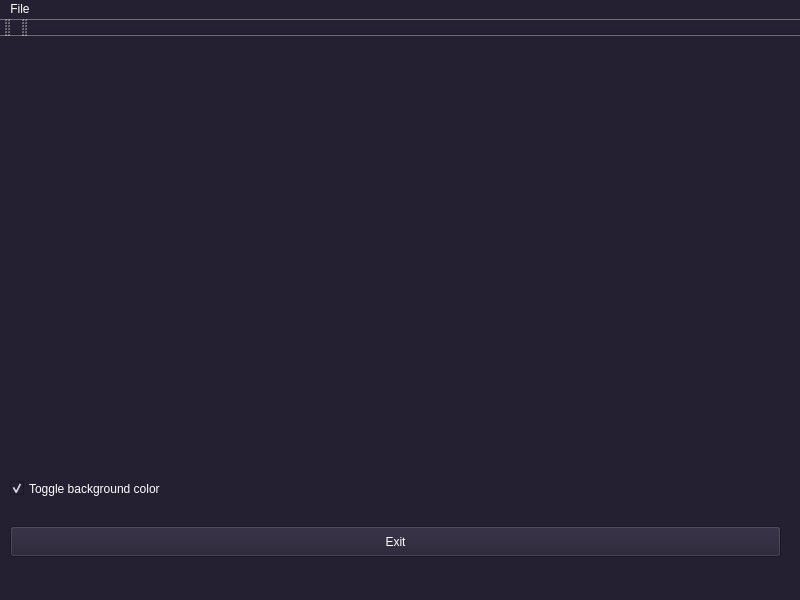
<?xml version="1.0" encoding="UTF-8"?>
<ui version="4.0">
 <class>MainWindow</class>
 <widget class="QMainWindow" name="MainWindow">
  <property name="geometry">
   <rect>
    <x>0</x>
    <y>0</y>
    <width>800</width>
    <height>600</height>
   </rect>
  </property>
  <property name="sizePolicy">
   <sizepolicy hsizetype="Preferred" vsizetype="Preferred">
    <horstretch>0</horstretch>
    <verstretch>0</verstretch>
   </sizepolicy>
  </property>
  <property name="windowTitle">
   <string>MainWindow</string>
  </property>
  <property name="styleSheet">
   <string notr="true">background-color: rgb(36, 31, 49);
color: rgb(255, 255, 255);</string>
  </property>
  <widget class="QWidget" name="centralwidget">
   <property name="enabled">
    <bool>true</bool>
   </property>
   <property name="sizePolicy">
    <sizepolicy hsizetype="Expanding" vsizetype="Expanding">
     <horstretch>0</horstretch>
     <verstretch>0</verstretch>
    </sizepolicy>
   </property>
   <widget class="GLWidget" name="widget" native="true">
    <property name="geometry">
     <rect>
      <x>20</x>
      <y>20</y>
      <width>491</width>
      <height>371</height>
     </rect>
    </property>
   </widget>
   <widget class="QPushButton" name="pushButton">
    <property name="geometry">
     <rect>
      <x>10</x>
      <y>490</y>
      <width>771</width>
      <height>31</height>
     </rect>
    </property>
    <property name="sizePolicy">
     <sizepolicy hsizetype="Minimum" vsizetype="Fixed">
      <horstretch>0</horstretch>
      <verstretch>0</verstretch>
     </sizepolicy>
    </property>
    <property name="text">
     <string>Exit</string>
    </property>
   </widget>
   <widget class="QCheckBox" name="checkBox">
    <property name="geometry">
     <rect>
      <x>10</x>
      <y>440</y>
      <width>771</width>
      <height>25</height>
     </rect>
    </property>
    <property name="sizePolicy">
     <sizepolicy hsizetype="Minimum" vsizetype="Fixed">
      <horstretch>0</horstretch>
      <verstretch>0</verstretch>
     </sizepolicy>
    </property>
    <property name="text">
     <string>Toggle background color</string>
    </property>
    <property name="checkable">
     <bool>true</bool>
    </property>
    <property name="checked">
     <bool>true</bool>
    </property>
   </widget>
  </widget>
  <widget class="QMenuBar" name="menubar">
   <property name="geometry">
    <rect>
     <x>0</x>
     <y>0</y>
     <width>800</width>
     <height>24</height>
    </rect>
   </property>
   <widget class="QMenu" name="menuFile">
    <property name="title">
     <string>File</string>
    </property>
    <addaction name="actionOpen"/>
   </widget>
   <addaction name="menuFile"/>
  </widget>
  <widget class="QStatusBar" name="statusbar"/>
  <widget class="QToolBar" name="toolBar">
   <property name="windowTitle">
    <string>toolBar</string>
   </property>
   <attribute name="toolBarArea">
    <enum>TopToolBarArea</enum>
   </attribute>
   <attribute name="toolBarBreak">
    <bool>false</bool>
   </attribute>
  </widget>
  <widget class="QToolBar" name="toolBar_2">
   <property name="windowTitle">
    <string>toolBar_2</string>
   </property>
   <attribute name="toolBarArea">
    <enum>TopToolBarArea</enum>
   </attribute>
   <attribute name="toolBarBreak">
    <bool>false</bool>
   </attribute>
  </widget>
  <action name="actionOpen">
   <property name="text">
    <string>Open</string>
   </property>
  </action>
 </widget>
 <customwidgets>
  <customwidget>
   <class>GLWidget</class>
   <extends>QWidget</extends>
   <header>glwidget.h</header>
   <container>1</container>
   <slots>
    <slot>toggleBackgroundColor(bool)</slot>
    <slot>showFileOpenDialog()</slot>
   </slots>
  </customwidget>
 </customwidgets>
 <resources/>
 <connections>
  <connection>
   <sender>pushButton</sender>
   <signal>clicked()</signal>
   <receiver>MainWindow</receiver>
   <slot>close()</slot>
   <hints>
    <hint type="sourcelabel">
     <x>395</x>
     <y>540</y>
    </hint>
    <hint type="destinationlabel">
     <x>399</x>
     <y>299</y>
    </hint>
   </hints>
  </connection>
  <connection>
   <sender>checkBox</sender>
   <signal>toggled(bool)</signal>
   <receiver>widget</receiver>
   <slot>toggleBackgroundColor(bool)</slot>
   <hints>
    <hint type="sourcelabel">
     <x>395</x>
     <y>487</y>
    </hint>
    <hint type="destinationlabel">
     <x>255</x>
     <y>225</y>
    </hint>
   </hints>
  </connection>
  <connection>
   <sender>actionOpen</sender>
   <signal>triggered()</signal>
   <receiver>widget</receiver>
   <slot>showFileOpenDialog()</slot>
   <hints>
    <hint type="sourcelabel">
     <x>-1</x>
     <y>-1</y>
    </hint>
    <hint type="destinationlabel">
     <x>265</x>
     <y>246</y>
    </hint>
   </hints>
  </connection>
 </connections>
</ui>
